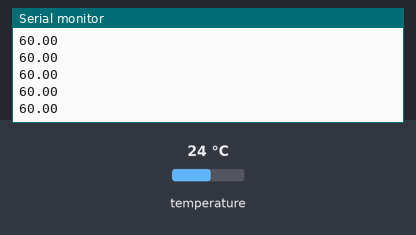
This sketch was run on a simulated ESP8266 (NodeMCU). Shown: the last lines printed to the serial monitor. The test bench sets the inputs (shaded band); at power-on: temperature 24 °C. WiFi joins after 1.5 s; servers stay silent unless stated.

Above: at 2.7 s.
2.8 s: temperature set to 12 °C
At 3.2 s:
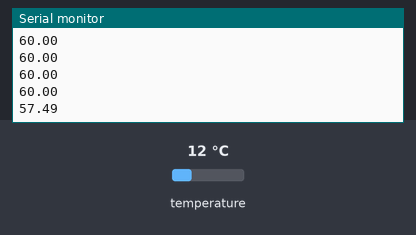
4.3 s: temperature set to 19 °C
At 4.45 s:
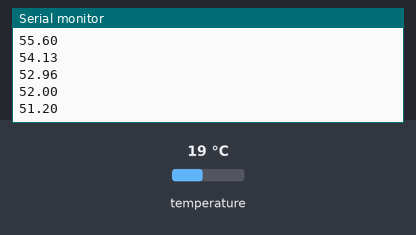
Timing chart, 0 to 7.3 s (numbered marks = the images above; inputs shaded):
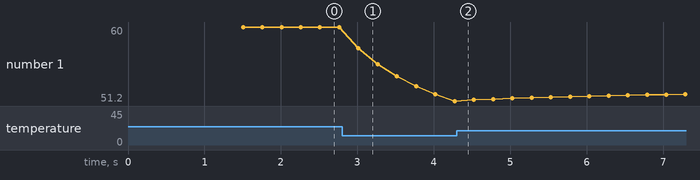

Measured:
- after the input at 2.8 s, the serial monitor: prints a new line after 0.21 s (image 1)
- plotted number 1: 60 → 51.2 after the input at 2.8 s, 51.2 → 52.33 after the input at 4.3 s

The sketch:

V1-Arduino_UDP_Comms.ino
```cpp
#include <ESP8266WiFi.h>
#include <WiFiUdp.h>

#include <Wire.h>
#include <SPI.h>
#include <Adafruit_Sensor.h>
#include <Adafruit_BME280.h>

#define BME_SCK 13
#define BME_MISO 12
#define BME_MOSI 11
#define BME_CS 10

Adafruit_BME280 bme;

#include <DNSServer.h>
#include <ESP8266WebServer.h>
#include <WiFiManager.h>

unsigned int localPort = 8888;
char  ReplyBuffer[255] = "50";

const int TemperatureNumReadings = 60;
int TempTemperatureNumReadings = 0;
int TemperatureReadings[TemperatureNumReadings];
int TemperatureReadIndex = 0;
float TemperatureTotal = 0;
float TemperatureAverage = 0;

WiFiUDP Udp;

String ZoneNumber;
const char* ServerZoneChoice;
const char* TempZoneNumber = 0;

void setup() {
  Serial.begin(115200);
  bme.begin();

  WiFiManager wifiManager;
  wifiManager.setTimeout(180);
  WiFiManagerParameter custom_text_Setup2("Sensor Number");
  WiFiManagerParameter custom_Zone_Number("ZoneNumber", "Sensor Number (1,2,3,4...)", ServerZoneChoice, 40);
  wifiManager.addParameter(&custom_text_Setup2);
  wifiManager.addParameter(&custom_Zone_Number);
  TempZoneNumber = custom_Zone_Number.getValue();
  for (int Size = 0; TempZoneNumber[Size] != '\0'; Size++) {
    ZoneNumber = ZoneNumber + TempZoneNumber[Size];
  }
  if (!wifiManager.autoConnect("AutoConnectAP")) {
    delay(3000);
    ESP.reset();
    delay(5000);
  }

  Udp.begin(localPort);
}

void loop() {
  Udp.beginPacket("255.255.255.255", 8888);
  //--------------------------- DATA LOAD --------------------------------
  TemperatureTotal = TemperatureTotal - TemperatureReadings[TemperatureReadIndex];
  TemperatureReadings[TemperatureReadIndex] = ((((bme.readTemperature()) * 1.8) + 32));
  //TemperatureReadings[TemperatureReadIndex] = bme.readTemperature();
  TemperatureTotal = TemperatureTotal + TemperatureReadings[TemperatureReadIndex];
  TemperatureReadIndex = TemperatureReadIndex + 1;
  if (TemperatureReadIndex >= TemperatureNumReadings) {
    TemperatureReadIndex = 0;
  }
  if (TempTemperatureNumReadings < TemperatureNumReadings) {
    TempTemperatureNumReadings++;
    TemperatureAverage = TemperatureTotal / TempTemperatureNumReadings;
  } else {
    TemperatureAverage = TemperatureTotal / TemperatureNumReadings;
  }
  Serial.println(TemperatureAverage*.8);
  //----------------------------------------------------------------------
  strcpy (ReplyBuffer, itoa(TemperatureAverage*.8, ReplyBuffer, 10));
  Udp.write(ReplyBuffer);
  Udp.endPacket();
  delay(250);
}
```
